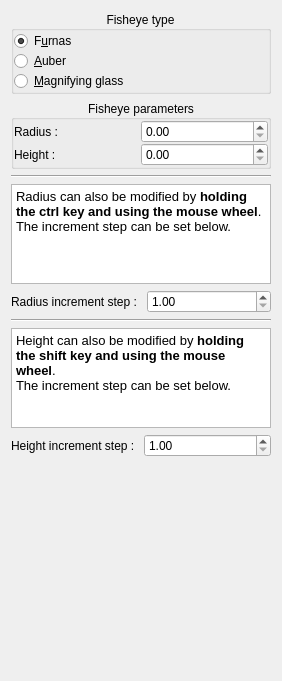
<?xml version="1.0" encoding="UTF-8"?>
<ui version="4.0">
 <class>FishEyeConfigWidget</class>
 <widget class="QWidget" name="FishEyeConfigWidget">
  <property name="geometry">
   <rect>
    <x>0</x>
    <y>0</y>
    <width>278</width>
    <height>681</height>
   </rect>
  </property>
  <property name="windowTitle">
   <string>Form</string>
  </property>
  <layout class="QVBoxLayout" name="verticalLayout_3">
   <item>
    <widget class="QGroupBox" name="groupBox_2">
     <property name="maximumSize">
      <size>
       <width>16777215</width>
       <height>100</height>
      </size>
     </property>
     <property name="title">
      <string>Fisheye type</string>
     </property>
     <property name="alignment">
      <set>Qt::AlignCenter</set>
     </property>
     <layout class="QVBoxLayout" name="verticalLayout">
      <property name="spacing">
       <number>0</number>
      </property>
      <property name="sizeConstraint">
       <enum>QLayout::SetDefaultConstraint</enum>
      </property>
      <property name="leftMargin">
       <number>0</number>
      </property>
      <property name="topMargin">
       <number>0</number>
      </property>
      <property name="rightMargin">
       <number>0</number>
      </property>
      <property name="bottomMargin">
       <number>0</number>
      </property>
      <item>
       <widget class="QRadioButton" name="furnasFisheyeRb">
        <property name="sizePolicy">
         <sizepolicy hsizetype="Preferred" vsizetype="Fixed">
          <horstretch>0</horstretch>
          <verstretch>0</verstretch>
         </sizepolicy>
        </property>
        <property name="text">
         <string>F&amp;urnas</string>
        </property>
        <property name="checked">
         <bool>true</bool>
        </property>
       </widget>
      </item>
      <item>
       <widget class="QRadioButton" name="auberFishEyeRb">
        <property name="text">
         <string>&amp;Auber</string>
        </property>
       </widget>
      </item>
      <item>
       <widget class="QRadioButton" name="magnifyingGlassRb">
        <property name="text">
         <string>&amp;Magnifying glass</string>
        </property>
       </widget>
      </item>
     </layout>
    </widget>
   </item>
   <item>
    <widget class="QGroupBox" name="groupBox_3">
     <property name="title">
      <string>Fisheye parameters</string>
     </property>
     <property name="alignment">
      <set>Qt::AlignCenter</set>
     </property>
     <layout class="QVBoxLayout" name="verticalLayout_2">
      <property name="spacing">
       <number>0</number>
      </property>
      <property name="leftMargin">
       <number>0</number>
      </property>
      <property name="topMargin">
       <number>0</number>
      </property>
      <property name="rightMargin">
       <number>0</number>
      </property>
      <property name="bottomMargin">
       <number>0</number>
      </property>
      <item>
       <layout class="QHBoxLayout" name="horizontalLayout">
        <item>
         <widget class="QLabel" name="label">
          <property name="text">
           <string>Radius : </string>
          </property>
         </widget>
        </item>
        <item>
         <widget class="QDoubleSpinBox" name="radiusValSP">
          <property name="maximum">
           <double>1000000.000000000000000</double>
          </property>
         </widget>
        </item>
       </layout>
      </item>
      <item>
       <layout class="QHBoxLayout" name="horizontalLayout_2">
        <item>
         <widget class="QLabel" name="label_2">
          <property name="text">
           <string>Height : </string>
          </property>
         </widget>
        </item>
        <item>
         <widget class="QDoubleSpinBox" name="heightValSP"/>
        </item>
       </layout>
      </item>
     </layout>
    </widget>
   </item>
   <item>
    <widget class="Line" name="line">
     <property name="sizePolicy">
      <sizepolicy hsizetype="Expanding" vsizetype="Fixed">
       <horstretch>0</horstretch>
       <verstretch>0</verstretch>
      </sizepolicy>
     </property>
     <property name="orientation">
      <enum>Qt::Horizontal</enum>
     </property>
    </widget>
   </item>
   <item>
    <widget class="QTextEdit" name="textEdit">
     <property name="minimumSize">
      <size>
       <width>260</width>
       <height>0</height>
      </size>
     </property>
     <property name="maximumSize">
      <size>
       <width>16777215</width>
       <height>100</height>
      </size>
     </property>
     <property name="readOnly">
      <bool>true</bool>
     </property>
     <property name="html">
      <string>&lt;!DOCTYPE HTML PUBLIC &quot;-//W3C//DTD HTML 4.0//EN&quot; &quot;http://www.w3.org/TR/REC-html40/strict.dtd&quot;&gt;
&lt;html&gt;&lt;head&gt;&lt;meta name=&quot;qrichtext&quot; content=&quot;1&quot; /&gt;&lt;style type=&quot;text/css&quot;&gt;
p, li { white-space: pre-wrap; }
&lt;/style&gt;&lt;/head&gt;&lt;body style=&quot; font-family:'Noto Sans'; font-size:10pt; font-weight:400; font-style:normal;&quot;&gt;
&lt;p style=&quot; margin-top:0px; margin-bottom:0px; margin-left:0px; margin-right:0px; -qt-block-indent:0; text-indent:0px;&quot;&gt;&lt;span style=&quot; font-family:'Sans';&quot;&gt;Radius can also be modified by &lt;/span&gt;&lt;span style=&quot; font-family:'Sans'; font-weight:600;&quot;&gt;holding the ctrl key and using the mouse wheel&lt;/span&gt;&lt;span style=&quot; font-family:'Sans';&quot;&gt;.&lt;/span&gt;&lt;/p&gt;
&lt;p style=&quot; margin-top:0px; margin-bottom:0px; margin-left:0px; margin-right:0px; -qt-block-indent:0; text-indent:0px;&quot;&gt;&lt;span style=&quot; font-family:'Sans';&quot;&gt;The increment step can be set below.&lt;/span&gt;&lt;/p&gt;&lt;/body&gt;&lt;/html&gt;</string>
     </property>
    </widget>
   </item>
   <item>
    <layout class="QHBoxLayout" name="horizontalLayout_3">
     <item>
      <widget class="QLabel" name="label_4">
       <property name="text">
        <string>Radius increment step : </string>
       </property>
      </widget>
     </item>
     <item>
      <widget class="QDoubleSpinBox" name="radiusIncrementStepSP">
       <property name="minimum">
        <double>1.000000000000000</double>
       </property>
       <property name="maximum">
        <double>100.989999999999995</double>
       </property>
      </widget>
     </item>
    </layout>
   </item>
   <item>
    <widget class="Line" name="line_2">
     <property name="sizePolicy">
      <sizepolicy hsizetype="Expanding" vsizetype="Fixed">
       <horstretch>0</horstretch>
       <verstretch>0</verstretch>
      </sizepolicy>
     </property>
     <property name="orientation">
      <enum>Qt::Horizontal</enum>
     </property>
    </widget>
   </item>
   <item>
    <widget class="QTextEdit" name="textEdit_2">
     <property name="minimumSize">
      <size>
       <width>260</width>
       <height>0</height>
      </size>
     </property>
     <property name="maximumSize">
      <size>
       <width>16777215</width>
       <height>100</height>
      </size>
     </property>
     <property name="readOnly">
      <bool>true</bool>
     </property>
     <property name="html">
      <string>&lt;!DOCTYPE HTML PUBLIC &quot;-//W3C//DTD HTML 4.0//EN&quot; &quot;http://www.w3.org/TR/REC-html40/strict.dtd&quot;&gt;
&lt;html&gt;&lt;head&gt;&lt;meta name=&quot;qrichtext&quot; content=&quot;1&quot; /&gt;&lt;style type=&quot;text/css&quot;&gt;
p, li { white-space: pre-wrap; }
&lt;/style&gt;&lt;/head&gt;&lt;body style=&quot; font-family:'Noto Sans'; font-size:10pt; font-weight:400; font-style:normal;&quot;&gt;
&lt;p style=&quot; margin-top:0px; margin-bottom:0px; margin-left:0px; margin-right:0px; -qt-block-indent:0; text-indent:0px;&quot;&gt;&lt;span style=&quot; font-family:'Sans';&quot;&gt;Height can also be modified by &lt;/span&gt;&lt;span style=&quot; font-family:'Sans'; font-weight:600;&quot;&gt;holding the shift key and using the mouse wheel&lt;/span&gt;&lt;span style=&quot; font-family:'Sans';&quot;&gt;.&lt;/span&gt;&lt;/p&gt;
&lt;p style=&quot; margin-top:0px; margin-bottom:0px; margin-left:0px; margin-right:0px; -qt-block-indent:0; text-indent:0px;&quot;&gt;&lt;span style=&quot; font-family:'Sans';&quot;&gt;The increment step can be set below.&lt;/span&gt;&lt;/p&gt;&lt;/body&gt;&lt;/html&gt;</string>
     </property>
    </widget>
   </item>
   <item>
    <layout class="QHBoxLayout" name="horizontalLayout_4">
     <item>
      <widget class="QLabel" name="label_6">
       <property name="text">
        <string>Height increment step : </string>
       </property>
      </widget>
     </item>
     <item>
      <widget class="QDoubleSpinBox" name="heightIncrementStepSP">
       <property name="minimum">
        <double>1.000000000000000</double>
       </property>
       <property name="maximum">
        <double>100.000000000000000</double>
       </property>
      </widget>
     </item>
    </layout>
   </item>
   <item>
    <spacer name="verticalSpacer">
     <property name="orientation">
      <enum>Qt::Vertical</enum>
     </property>
     <property name="sizeHint" stdset="0">
      <size>
       <width>20</width>
       <height>67</height>
      </size>
     </property>
    </spacer>
   </item>
  </layout>
 </widget>
 <resources/>
 <connections/>
</ui>
